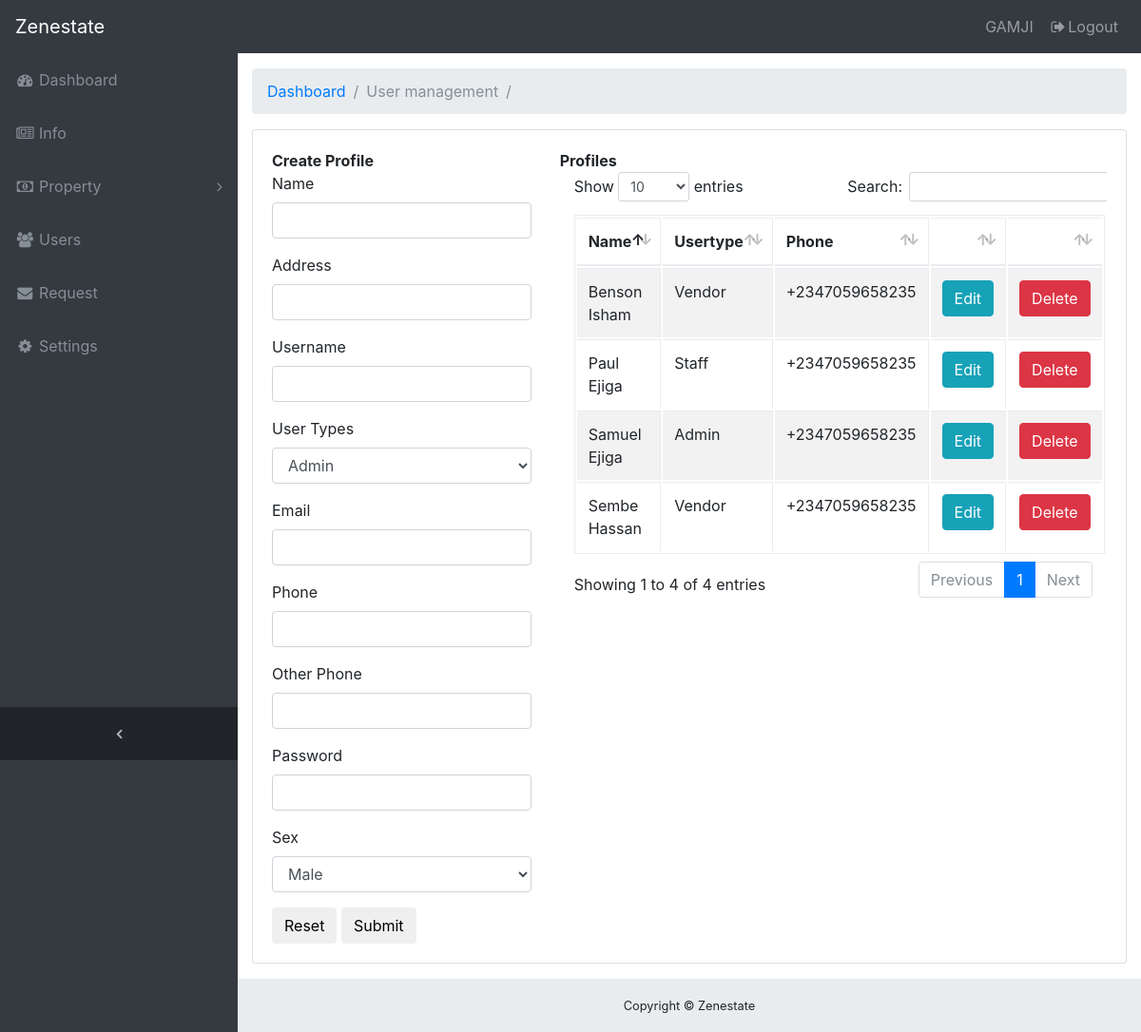
/admin/manage_users.php (signed in), run on the app's committed database.
### tables this page shows
CREATE TABLE `users` (
  `id` int(11) NOT NULL,
  `name` varchar(60) NOT NULL,
  `address` varchar(250) NOT NULL,
  `username` varchar(60) NOT NULL,
  `usertype` varchar(20) NOT NULL DEFAULT 'Vendor',
  `email` varchar(100) NOT NULL,
  `phone` varchar(40) NOT NULL,
  `phone2` varchar(40) NOT NULL,
  `sex` varchar(10) NOT NULL,
  `password` varchar(500) NOT NULL,
  `date` timestamp NOT NULL DEFAULT CURRENT_TIMESTAMP,
  `end_date` datetime NOT NULL,
  `status` varchar(60) NOT NULL
);

### admin/manage_users.php (the view, shortened to what this page needs)
<?php
$page_title = "User management";
include("header.php");
?>
<div class="content-wrapper">
    <div class="container-fluid">
      <ol class="breadcrumb">
        <li class="breadcrumb-item">
          <a href="index.php">Dashboard</a>
        </li>
        <li class="breadcrumb-item active"><?php echo $page_title ?></li>
        <li class="breadcrumb-item" data-toggle="tooltip" data-placement="right" title="Create Profile">
        </li>
      </ol>
      <div class="row">
        <div class="col-12">
          <div class="card mb-3">
            <div class="card-body">
              <div class="row">
                <div class="col-lg-4">
                  <div class="panel panel-default">
                    <div class="panel-heading"><b>Create Profile</b></div>
                    <div class="panel-body">
                      <form action="../functions/manage_users_data.php" method="post">
                        <div class="form-group">
                          <label for="">Name</label>
                          <input name="name" type="text" class="form-control">
                        </div>
                        <div class="form-group">
                          <label for="">Address</label>
                          <input name="address" type="text" class="form-control">
                        </div>
                        <div class="form-group">
                          <label for="">Username</label>
                          <input name="username" type="text" class="form-control">
                        </div>
                        <div class="form-group">
                          <label for="">User Types</label>
                          <select name="user_type" id="" class="form-control">
                            <option value="Admin">Admin</option>
                          </select>
                        </div>
                        <div class="form-group">
                          <label for="">Email</label>
                          <input type="email" name="email" id="" class="form-control">
                        </div>
                        <div class="form-group">
                            <label for="Phone">Phone</label>
                            <input type="tel" name="phone" id="" class="form-control">
                        </div>
                        <div class="form-group">
                            <label for="Phone">Other Phone</label>
                            <input type="tel" name="phone2" id="" class="form-control">
                        </div>
                        <div class="form-group">
                          <label for="">Password</label>
                          <input type="password" name="password" id="" class="form-control">
                        </div>
                        <div class="form-group">
                          <label for="">Sex</label>
                          <select name="sex" id="" class="form-control">
                            <option value="Male">Male</option>
                          </select>
                        </div>
                        <button class="btn btn-default">Reset</button>
                        <button type="submit" class="btn btn-default">Submit</button>
                      </form>
                    </div>
                  </div>
                </div>
              <div class="col-lg-8">
                <div class="panel panel-default"><b>Profiles</b></div>
                <div class="panel-body">
                  <div class="table-responsive">
                    <table class="table table-striped table-bordered table-hover" id="dataTable">
                      <thead>
                      <?php
                        $query = "SELECT * from users";
                        $result = mysqli_query($connection, $query);
                        ?>
                        <tr>
                          <th>Name</th>
                          <th>Usertype</th>
                          <th>Phone</th>
                          <th></th>
                          <th></th>
                        </tr>
                      </thead>
                      <tbody>
                      <?php if (mysqli_num_rows($result) > 0) {
                        while($row = mysqli_fetch_array($result, MYSQLI_ASSOC)) {?>
                          <tr>
                            <td><?php echo $row["name"]; ?></td>
                            <td><?php echo $row["usertype"]; ?></td>
                            <td><?php echo $row["phone"]; ?></td>
                            <td><a href="update_users.php?edit=<?php echo $row["id"]; ?>" class="btn btn-info">Edit</a></td>
                            <td><a href="../functions/delete_users.php?sn=<?php echo $row["id"]; ?>" class="btn btn-danger">Delete</a></td>
                          </tr>
                       <?php }
                      }
                      else {
                      }
                      ?>
                      </tbody>
                    </table>
                  </div>
                </div>
              </div>
              </div>
            </div>
          </div>
        </div>
      </div>
</div>
<?php
include("footer.php");
?>

### admin/css/sb-admin.css (style rules this page uses)
html { position: relative; min-height: 100%; }
body { overflow-x: hidden; }
body.sticky-footer { margin-bottom: 56px; }
body.sticky-footer .content-wrapper { min-height: calc(100vh - 56px - 56px); }
body.fixed-nav { padding-top: 56px; }
.content-wrapper { min-height: calc(100vh - 56px); padding-top: 1rem; }
.content-wrapper { overflow-x: hidden; background: white; }
@media (min-width: 992px) { .content-wrapper { margin-left: 250px; } }

### data on the page
users: name "Samuel Ejiga", usertype "Admin", phone "+2347059658235"
users: name "Paul Ejiga", usertype "Staff", phone "+2347059658235"
users: name "Sembe Hassan", usertype "Vendor", phone "+2347059658235"
users: name "Benson Isham", usertype "Vendor", phone "+2347059658235"

### other printed values
$_SESSION['username'] "GAMJI"
$page_title "User management"
